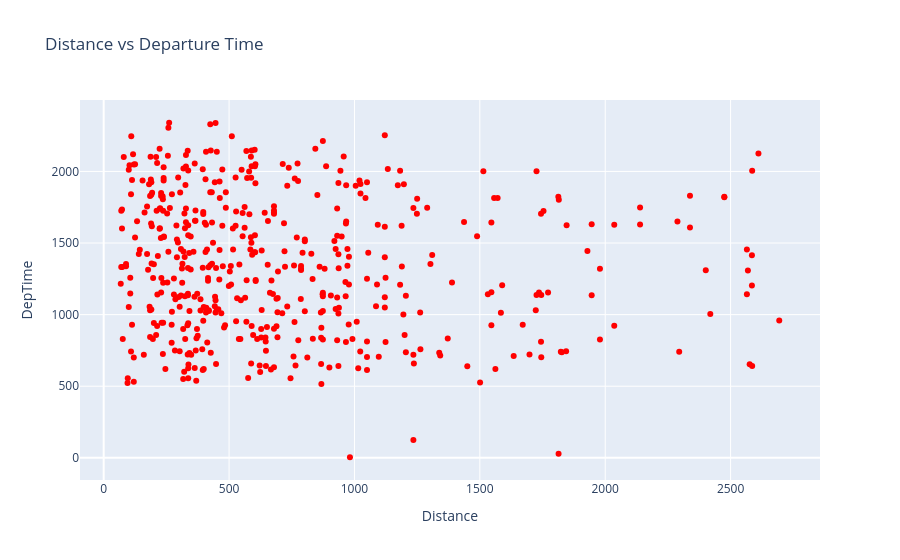

Here is the notebook cell this chart was saved with:
### Markdown cell above
Let us use a scatter plot to represent departure time changes with respect to airport distance

### Code cell
## Write your code here
fig=go.Figure()
fig.add_trace(go.Scatter(x=data['Distance'], y=data['DepTime'], mode='markers', marker=dict(color='red')))
fig.update_layout(title='Distance vs Departure Time', xaxis_title='Distance', yaxis_title='DepTime')
fig.show()

### Figure 1 — Plotly figure (JSON) as saved in the notebook; plotly's stock layout.template omitted (floating-point values rounded to 4 significant figures; data arrays with more than 128 entries replaced by an {"elided": "..."} marker saying what was removed)
{"data": [{"marker": {"color": "red"}, "mode": "markers", "type": "scatter", "x": {"elided": "500 int values"}, "y": {"elided": "500 int values"}}], "layout": {"title": {"text": "Distance vs Departure Time"}, "xaxis": {"title": {"text": "Distance"}}, "yaxis": {"title": {"text": "DepTime"}}}}
